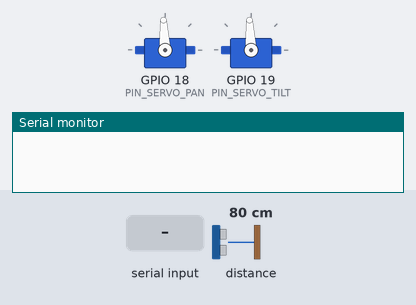
The sketch below on a simulated ESP32. Parts: 2 × servo, the last lines printed to the serial monitor. The test bench sets the inputs (shaded band); at power-on: distance to the obstacle 80 cm. Servo pulses on a pin are drawn as a servo (544–2400 µs = 0–180°).

Above: at 1.4 s.
1.5 s: "CMD:START_SCAN\n" received over Serial
At 1.71 s:
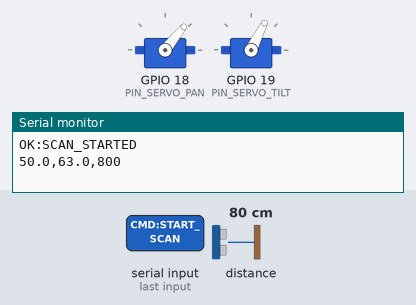
4.5 s: "CMD:PAUSE_SCAN\n" received over Serial
At 4.5 s:
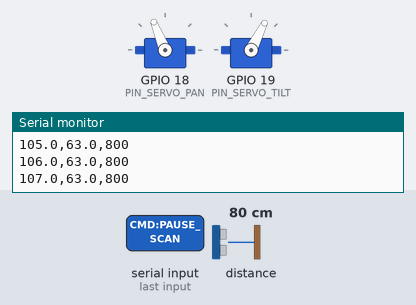
6.0 s: "CMD:RESUME_SCAN\n" received over Serial
At 6.64 s:
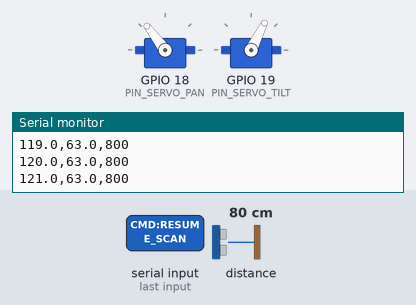
9.0 s: distance to the obstacle set to 11 cm
12.0 s: distance to the obstacle set to 8 cm
Timing chart, 0 to 16.0 s (numbered marks = the images above; inputs shaded):
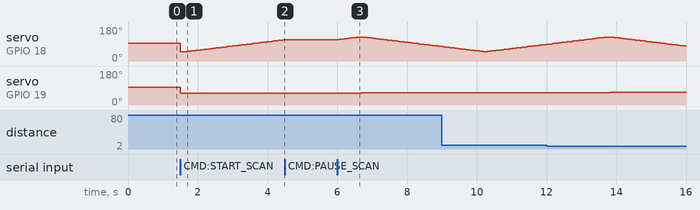

Measured:
- after the input at 1.5 s, servo on GPIO 19 (PIN_SERVO_TILT): 93° → 63° at once
- after the input at 4.5 s, servo on GPIO 18 (PIN_SERVO_PAN): stays 112° (without the input it goes to 113° after 0.00 s); servo on GPIO 19 (PIN_SERVO_TILT): stays 63° (without the input it goes to 65° after 0.70 s)
- after the input at 6.0 s, servo on GPIO 18 (PIN_SERVO_PAN): rises from 112° to 127° in 0.63 s, then falls to 77° in 2.3 s; servo on GPIO 19 (PIN_SERVO_TILT): 63° → 65° after 0.71 s

The sketch:

esp32_lidar_scanner.ino
```cpp
/*
 * =========================================================================================
 * PROYECTO: Escáner 3D LiDAR ESP32 con Servos Pan-Tilt MG996R y Sensor ToF VL53L0X
 * ARCHIVO: firmware/esp32_lidar_scanner.ino
 * AUTOR: Equipo DevOps & Hardware Firmware
 * DESCRIPCIÓN:
 *   Firmware embebido de alto rendimiento para microcontroladores ESP32 (NodeMCU / DevKit).
 *   Controla dos servomotores MG996R mediante modulación PWM LEDC nativa (50 Hz / 14 bits)
 *   y adquiere mediciones milimétricas de distancia por tiempo de vuelo (ToF) mediante el
 *   sensor láser VL53L0X vía bus I2C.
 *
 * MÁQUINA DE ESTADOS:
 *   - STATE_IDLE: En reposo, listo para recibir comandos o jogging manual.
 *   - STATE_SCANNING: Barrido activo boustrophedon con transmisión continua paso a paso.
 *   - STATE_PAUSED: Barrido congelado, servomotores energizados y fijos en ángulo exacto.
 *
 * ASIGNACIÓN DE PINES (PINOUT):
 *   - GPIO 18: Señal PWM Servomotor PAN (Giro Horizontal Acimutal)
 *   - GPIO 19: Señal PWM Servomotor TILT (Inclinación Vertical Cenital)
 *   - GPIO 21: Bus I2C - SDA (Línea de Datos VL53L0X)
 *   - GPIO 22: Bus I2C - SCL (Línea de Reloj VL53L0X)
 *   - VCC: 3.3V (VL53L0X) / 5.0V - 6.0V 3A Regulado Externo (Servos MG996R)
 *   - GND: Tierra común entre ESP32, fuente de servos y sensor VL53L0X
 *
 * ESPECIFICACIONES PWM LEDC:
 *   - Frecuencia: 50 Hz (Periodo de 20 ms = 20,000 microsegundos)
 *   - Resolución: 14 bits (Valores de ciclo de trabajo de 0 a 16,383)
 *   - Rango de pulso MG996R: 500 us (0°) a 2500 us (180°)
 *   - Compatibilidad: ESP32 Arduino Core v2.x y v3.x
 *
 * PROTOCOLO SERIAL BIDIRECCIONAL (115200 bps):
 *   Entrada (Comandos desde la aplicación PyQt6):
 *     - CAL:P,<angulo>             -> Posiciona inmediatamente el servo PAN
 *     - CAL:T,<angulo>             -> Posiciona inmediatamente el servo TILT
 *     - CMD:RES,<resolucion>       -> Ajusta la resolución angular de escaneo
 *     - CMD:CENTER                 -> Posiciona ambos servos en el centro (90.0°, 90.0°)
 *     - CMD:START_SCAN,Pmin,Pmax,Tmin,Tmax,Res -> Inicia escaneo matricial
 *     - CMD:PAUSE_SCAN             -> Congela el escaneo y motores en ángulo actual
 *     - CMD:RESUME_SCAN            -> Reanuda el escaneo exactamente donde se pausó
 *     - CMD:STOP_SCAN              -> Detiene el escaneo inmediatamente
 *
 *   Salida (Telemetría hacia la aplicación PyQt6):
 *     - Formato continuo: <PAN>,<TILT>,<DIST_MM>\n (distancia = -1 si apunta al vacío)
 *     - Respuestas de control: OK:SCAN_STARTED, OK:SCAN_PAUSED, OK:SCAN_RESUMED,
 *                              OK:SCAN_STOPPED, OK:SCAN_FINISHED
 * =========================================================================================
 */

#include <Arduino.h>
#include <Wire.h>
#include <Adafruit_VL53L0X.h>

// -----------------------------------------------------------------------------
// DEFINICIÓN DE PINES Y CANALES HARDWARE
// -----------------------------------------------------------------------------
#define PIN_SERVO_PAN    18
#define PIN_SERVO_TILT   19
#define PIN_I2C_SDA      21
#define PIN_I2C_SCL      22

#define SERIAL_BAUD_RATE 115200

// -----------------------------------------------------------------------------
// CONFIGURACIÓN DE PWM LEDC (50 Hz / 14 BITS)
// -----------------------------------------------------------------------------
#define LEDC_TIMER_14_BIT   14      // Resolución de 14 bits = 0 a 16383
#define LEDC_BASE_FREQ      50      // Frecuencia estándar para servos (50 Hz = 20 ms)
#define LEDC_MAX_DUTY       16383   // (2^14) - 1

// Canales LEDC para Core v2.x (en Core v3.x se asocian directamente al pin)
#define LEDC_CHANNEL_PAN    0
#define LEDC_CHANNEL_TILT   1

// Rango de microsegundos para servos MG996R
#define SERVO_MIN_US        500     // Pulso para 0 grados
#define SERVO_MAX_US        2500    // Pulso para 180 grados

// -----------------------------------------------------------------------------
// MÁQUINA DE ESTADOS EXPLÍCITA DE ESCANEO
// -----------------------------------------------------------------------------
enum ScanState {
    STATE_IDLE,
    STATE_SCANNING,
    STATE_PAUSED
};

ScanState scanState = STATE_IDLE;

// -----------------------------------------------------------------------------
// VARIABLES DE ESTADO Y TELEMETRÍA
// -----------------------------------------------------------------------------
Adafruit_VL53L0X lox = Adafruit_VL53L0X();
bool sensor_ok = false;

// Estado actual de servos
float current_pan = 90.0;
float current_tilt = 90.0;

// Parámetros dinámicos de escaneo
float scan_pan_min = 50.0;
float scan_pan_max = 122.0;
float scan_tilt_min = 63.0;
float scan_tilt_max = 139.0;
float scan_resolution = 1.0;

// Variables de recorrido de escaneo
float scan_cur_pan = 90.0;
float scan_cur_tilt = 90.0;
int scan_pan_dir = 1;  // +1: izquierda a derecha, -1: derecha a izquierda (recorrido boustrophedon)

// Buffer para recepción serial no bloqueante
String serialBuffer = "";

// -----------------------------------------------------------------------------
// CONTROL PWM DE SERVOMOTORES
// -----------------------------------------------------------------------------
uint32_t angleToDuty(float angle) {
    // Clampear ángulo seguro entre 0° y 180°
    float clamped_angle = constrain(angle, 0.0f, 180.0f);

    // Mapeo lineal a microsegundos de pulso
    float pulse_us = SERVO_MIN_US + (clamped_angle / 180.0f) * (SERVO_MAX_US - SERVO_MIN_US);

    // Convertir microsegundos a ciclo de trabajo de 14 bits (periodo de 20,000 us)
    uint32_t duty = (uint32_t)((pulse_us * (float)LEDC_MAX_DUTY) / 20000.0f);
    return duty;
}

void moverPan(float angle) {
    current_pan = constrain(angle, 0.0f, 180.0f);
    uint32_t duty = angleToDuty(current_pan);
#if defined(ESP_ARDUINO_VERSION_MAJOR) && (ESP_ARDUINO_VERSION_MAJOR >= 3)
    ledcWrite(PIN_SERVO_PAN, duty);
#else
    ledcWrite(LEDC_CHANNEL_PAN, duty);
#endif
}

void moverTilt(float angle) {
    current_tilt = constrain(angle, 0.0f, 180.0f);
    uint32_t duty = angleToDuty(current_tilt);
#if defined(ESP_ARDUINO_VERSION_MAJOR) && (ESP_ARDUINO_VERSION_MAJOR >= 3)
    ledcWrite(PIN_SERVO_TILT, duty);
#else
    ledcWrite(LEDC_CHANNEL_TILT, duty);
#endif
}

void initServos() {
#if defined(ESP_ARDUINO_VERSION_MAJOR) && (ESP_ARDUINO_VERSION_MAJOR >= 3)
    // ESP32 Arduino Core 3.x API
    ledcAttach(PIN_SERVO_PAN, LEDC_BASE_FREQ, LEDC_TIMER_14_BIT);
    ledcAttach(PIN_SERVO_TILT, LEDC_BASE_FREQ, LEDC_TIMER_14_BIT);
#else
    // ESP32 Arduino Core 2.x API
    ledcSetup(LEDC_CHANNEL_PAN, LEDC_BASE_FREQ, LEDC_TIMER_14_BIT);
    ledcAttachPin(PIN_SERVO_PAN, LEDC_CHANNEL_PAN);

    ledcSetup(LEDC_CHANNEL_TILT, LEDC_BASE_FREQ, LEDC_TIMER_14_BIT);
    ledcAttachPin(PIN_SERVO_TILT, LEDC_CHANNEL_TILT);
#endif

    // Inicializar servos en posición central de reposo (90°, 90°)
    moverPan(90.0);
    moverTilt(90.0);
}

// -----------------------------------------------------------------------------
// LECTURA DEL SENSOR VL53L0X
// -----------------------------------------------------------------------------
int medirDistanciaMM() {
    if (!sensor_ok) {
        return -1;
    }

    VL53L0X_RangingMeasurementData_t measure;
    lox.rangingTest(&measure, false); // false = sin debug por consola serial

    // RangeStatus != 4 indica lectura física procesada
    if (measure.RangeStatus != 4) {
        int dist = (int)measure.RangeMilliMeter;
        // Filtrar lecturas físicas plausibles dentro del rango útil (30 mm a 2000 mm)
        if (dist >= 30 && dist <= 2000) {
            return dist;
        }
    }
    return -1; // Retorna -1 si el haz láser se pierde en el aire vacío o está fuera de rango
}

// -----------------------------------------------------------------------------
// PROCESAMIENTO DE COMANDOS SERIALES
// -----------------------------------------------------------------------------
void procesarComando(const String& cmd) {
    if (cmd.startsWith("CAL:P,")) {
        float p = cmd.substring(6).toFloat();
        moverPan(p);
        int d = medirDistanciaMM();
        Serial.printf("%.1f,%.1f,%d\n", current_pan, current_tilt, d);
    }
    else if (cmd.startsWith("CAL:T,")) {
        float t = cmd.substring(6).toFloat();
        moverTilt(t);
        int d = medirDistanciaMM();
        Serial.printf("%.1f,%.1f,%d\n", current_pan, current_tilt, d);
    }
    else if (cmd.startsWith("CMD:RES,")) {
        float r = cmd.substring(8).toFloat();
        if (r >= 0.1 && r <= 10.0) {
            scan_resolution = r;
        }
    }
    else if (cmd == "CMD:CENTER") {
        moverPan(90.0);
        moverTilt(90.0);
        int d = medirDistanciaMM();
        Serial.printf("%.1f,%.1f,%d\n", current_pan, current_tilt, d);
    }
    else if (cmd.startsWith("CMD:START_SCAN")) {
        // Formato esperado: CMD:START_SCAN,Pmin,Pmax,Tmin,Tmax,Res
        int idx = 0;
        int nextIdx = cmd.indexOf(',', idx); // saltar CMD:START_SCAN

        if (nextIdx > 0) {
            idx = nextIdx + 1;
            nextIdx = cmd.indexOf(',', idx);
            if (nextIdx > 0) scan_pan_min = cmd.substring(idx, nextIdx).toFloat();

            idx = nextIdx + 1;
            nextIdx = cmd.indexOf(',', idx);
            if (nextIdx > 0) scan_pan_max = cmd.substring(idx, nextIdx).toFloat();

            idx = nextIdx + 1;
            nextIdx = cmd.indexOf(',', idx);
            if (nextIdx > 0) scan_tilt_min = cmd.substring(idx, nextIdx).toFloat();

            idx = nextIdx + 1;
            nextIdx = cmd.indexOf(',', idx);
            if (nextIdx > 0) {
                scan_tilt_max = cmd.substring(idx, nextIdx).toFloat();
                idx = nextIdx + 1;
                scan_resolution = cmd.substring(idx).toFloat();
            } else {
                scan_tilt_max = cmd.substring(idx).toFloat();
            }
        }

        if (scan_resolution < 0.1) scan_resolution = 1.0;

        // Inicializar inicio del recorrido
        scan_cur_tilt = scan_tilt_min;
        scan_cur_pan = scan_pan_min;
        scan_pan_dir = 1;

        moverTilt(scan_cur_tilt);
        moverPan(scan_cur_pan);
        delay(150); // Tiempo de estabilización mecánica inicial

        scanState = STATE_SCANNING;
        Serial.println("OK:SCAN_STARTED");
    }
    else if (cmd == "CMD:PAUSE_SCAN") {
        if (scanState == STATE_SCANNING) {
            scanState = STATE_PAUSED;
            // Motores permanecen energizados y fijos en scan_cur_pan y scan_cur_tilt
            Serial.println("OK:SCAN_PAUSED");
        }
    }
    else if (cmd == "CMD:RESUME_SCAN") {
        if (scanState == STATE_PAUSED) {
            scanState = STATE_SCANNING;
            // Reanuda suavemente desde la posición exacta congelada
            Serial.println("OK:SCAN_RESUMED");
        }
    }
    else if (cmd == "CMD:STOP_SCAN") {
        scanState = STATE_IDLE;
        moverPan(90.0);
        moverTilt(90.0);
        Serial.println("OK:SCAN_STOPPED");
    }
}

void leerSerial() {
    while (Serial.available() > 0) {
        char c = (char)Serial.read();
        if (c == '\n' || c == '\r') {
            serialBuffer.trim();
            if (serialBuffer.length() > 0) {
                procesarComando(serialBuffer);
            }
            serialBuffer = "";
        } else {
            if (serialBuffer.length() < 120) {
                serialBuffer += c;
            }
        }
    }
}

// -----------------------------------------------------------------------------
// SETUP Y LOOP PRINCIPAL
// -----------------------------------------------------------------------------
void setup() {
    // 1. Inicializar comunicación serie
    Serial.begin(SERIAL_BAUD_RATE);
    serialBuffer.reserve(128);

    // 2. Inicializar bus I2C en los pines dedicados
    Wire.begin(PIN_I2C_SDA, PIN_I2C_SCL, 400000); // Modo I2C Fast Mode (400 kHz)

    // 3. Inicializar sensor VL53L0X
    if (lox.begin()) {
        sensor_ok = true;
    } else {
        sensor_ok = false;
    }

    // 4. Inicializar generador PWM LEDC para ambos servomotores
    initServos();
    delay(200);
}

void loop() {
    // 1. Atender comandos del puerto serie (siempre prioritario y no bloqueante)
    leerSerial();

    // 2. Ejecutar paso del algoritmo de escaneo matricial tipo Boustrophedon
    if (scanState == STATE_SCANNING) {
        moverPan(scan_cur_pan);
        moverTilt(scan_cur_tilt);

        // Retardo dinámico para amortiguar la inercia mecánica de los MG996R
        delay(15);

        int d = medirDistanciaMM();
        // Transmite SIEMPRE la trama en cada paso angular, incluso con d = -1 (aire vacío)
        Serial.printf("%.1f,%.1f,%d\n", scan_cur_pan, scan_cur_tilt, d);

        // Avanzar el eje Pan
        scan_cur_pan += (scan_resolution * scan_pan_dir);

        // Comprobar fin de línea horizontal (Pan)
        if (scan_pan_dir > 0 && scan_cur_pan > scan_pan_max) {
            scan_cur_pan = scan_pan_max;
            scan_pan_dir = -1; // Invertir dirección para el siguiente renglón
            scan_cur_tilt += scan_resolution;
            delay(25); // Breve amortiguación al cambiar de renglón
        } else if (scan_pan_dir < 0 && scan_cur_pan < scan_pan_min) {
            scan_cur_pan = scan_pan_min;
            scan_pan_dir = 1; // Invertir dirección
            scan_cur_tilt += scan_resolution;
            delay(25);
        }

        // Comprobar fin de volumen vertical (Tilt completado)
        if (scan_cur_tilt > scan_tilt_max) {
            scanState = STATE_IDLE;
            // Retorno automático suave al centro mecánico (90°, 90°)
            moverPan(90.0);
            moverTilt(90.0);
            Serial.println("OK:SCAN_FINISHED");
        }
    } else {
        // En STATE_IDLE o STATE_PAUSED, reposo de 5 ms para no saturar la CPU
        delay(5);
    }
}
```
